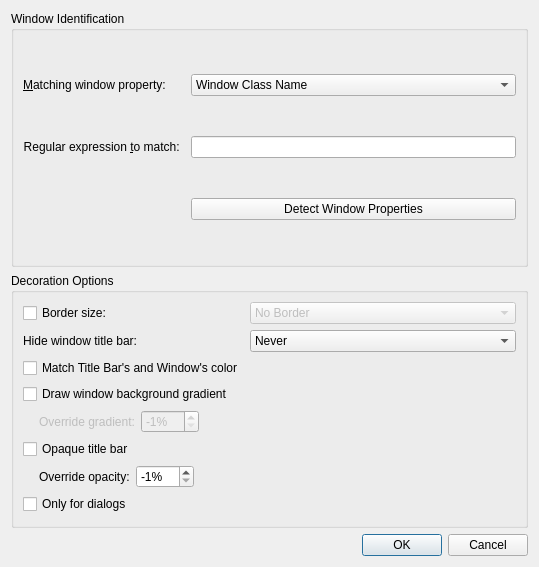
<?xml version="1.0" encoding="UTF-8"?>
<ui version="4.0">
 <class>BreezeExceptionDialog</class>
 <widget class="QDialog" name="BreezeExceptionDialog">
  <property name="geometry">
   <rect>
    <x>0</x>
    <y>0</y>
    <width>539</width>
    <height>567</height>
   </rect>
  </property>
  <property name="windowTitle">
   <string>Dialog</string>
  </property>
  <layout class="QVBoxLayout" name="verticalLayout">
   <item>
    <widget class="QGroupBox" name="groupBox">
     <property name="title">
      <string>Window Identification</string>
     </property>
     <layout class="QGridLayout" name="gridLayout_2">
      <item row="0" column="0" alignment="Qt::AlignLeft">
       <widget class="QLabel" name="label">
        <property name="text">
         <string>&amp;Matching window property: </string>
        </property>
        <property name="alignment">
         <set>Qt::AlignRight|Qt::AlignTrailing|Qt::AlignVCenter</set>
        </property>
        <property name="buddy">
         <cstring>exceptionType</cstring>
        </property>
       </widget>
      </item>
      <item row="1" column="0" alignment="Qt::AlignLeft">
       <widget class="QLabel" name="label_2">
        <property name="text">
         <string>Regular expression &amp;to match: </string>
        </property>
        <property name="alignment">
         <set>Qt::AlignRight|Qt::AlignTrailing|Qt::AlignVCenter</set>
        </property>
        <property name="buddy">
         <cstring>exceptionEditor</cstring>
        </property>
       </widget>
      </item>
      <item row="2" column="1" colspan="2">
       <widget class="QPushButton" name="detectDialogButton">
        <property name="text">
         <string>Detect Window Properties</string>
        </property>
       </widget>
      </item>
      <item row="1" column="1" colspan="2">
       <widget class="QLineEdit" name="exceptionEditor">
        <property name="showClearButton" stdset="0">
         <bool>true</bool>
        </property>
       </widget>
      </item>
      <item row="0" column="1" colspan="2">
       <widget class="QComboBox" name="exceptionType">
        <item>
         <property name="text">
          <string>Window Class Name</string>
         </property>
        </item>
        <item>
         <property name="text">
          <string>Window Title</string>
         </property>
        </item>
       </widget>
      </item>
     </layout>
    </widget>
   </item>
   <item>
    <widget class="QGroupBox" name="groupBox_2">
     <property name="title">
      <string>Decoration Options</string>
     </property>
     <layout class="QGridLayout" name="gridLayout_3">
      <item row="0" column="0">
       <widget class="QCheckBox" name="borderSizeCheckBox">
        <property name="text">
         <string>Border size:</string>
        </property>
       </widget>
      </item>
      <item row="0" column="1" colspan="2">
       <widget class="QComboBox" name="borderSizeComboBox">
        <property name="enabled">
         <bool>false</bool>
        </property>
        <item>
         <property name="text">
          <string comment="@item:inlistbox Border size:">No Border</string>
         </property>
        </item>
        <item>
         <property name="text">
          <string comment="@item:inlistbox Border size:">No Side Borders</string>
         </property>
        </item>
        <item>
         <property name="text">
          <string comment="@item:inlistbox Border size:">Tiny</string>
         </property>
        </item>
        <item>
         <property name="text">
          <string comment="@item:inlistbox Border size:">Normal</string>
         </property>
        </item>
        <item>
         <property name="text">
          <string comment="@item:inlistbox Border size:">Large</string>
         </property>
        </item>
        <item>
         <property name="text">
          <string comment="@item:inlistbox Border size:">Very Large</string>
         </property>
        </item>
        <item>
         <property name="text">
          <string comment="@item:inlistbox Border size:">Huge</string>
         </property>
        </item>
        <item>
         <property name="text">
          <string comment="@item:inlistbox Border size:">Very Huge</string>
         </property>
        </item>
        <item>
         <property name="text">
          <string comment="@item:inlistbox Border size:">Oversized</string>
         </property>
        </item>
       </widget>
      </item>
      <item row="7" column="0">
￼	       <widget class="QCheckBox" name="isDialog">
￼	        <property name="text">
￼	         <string>Only for dialogs</string>
￼	        </property>
￼	       </widget>
￼	      </item>
￼	      <!--<item row="7" column="0" colspan="2">
       <spacer name="verticalSpacer">
        <property name="orientation">
         <enum>Qt::Vertical</enum>
        </property>
        <property name="sizeHint" stdset="0">
         <size>
          <width>20</width>
          <height>40</height>
         </size>
        </property>
       </spacer>
      </item>-->
      <item row="1" column="0" alignment="Qt::AlignLeft">
         <widget class="QLabel" name="label_3">
           <property name="text">
             <string>Hide window title bar:</string>
           </property>
           <property name="alignment">
             <set>Qt::AlignRight|Qt::AlignTrailing|Qt::AlignVCenter</set>
           </property>
           <property name="buddy">
             <cstring>hideTitleBar</cstring>
           </property>
         </widget>
       </item>
       <item row="1" column="1" colspan="2">
         <widget class="QComboBox" name="hideTitleBar">
         <item>
          <property name="text">
           <string>Never</string>
          </property>
         </item>
         <item>
          <property name="text">
           <string>Maximized Windows</string>
          </property>
         </item>
         <item>
          <property name="text">
           <string>Always</string>
          </property>
         </item>
        </widget>
       </item>
      <item row="2" column="0">
       <widget class="QCheckBox" name="matchColorForTitleBar">
        <property name="text">
         <string>Match Title Bar's and Window's color</string>
        </property>
       </widget>
      </item>
      <item row="3" column="0">
       <widget class="QCheckBox" name="drawBackgroundGradient">
        <property name="text">
         <string>Draw window background gradient</string>
        </property>
       </widget>
      </item>
      <item row="4" column="0" colspan="2">
       <layout class="QHBoxLayout" name="horizontalLayout">
        <item>
         <spacer name="horizontalSpacer">
          <property name="orientation">
           <enum>Qt::Horizontal</enum>
          </property>
          <property name="sizeType">
           <enum>QSizePolicy::Fixed</enum>
          </property>
          <property name="sizeHint" stdset="0">
           <size>
            <width>16</width>
            <height>5</height>
           </size>
          </property>
         </spacer>
        </item>
        <item>
         <widget class="QLabel" name="gradientOverrideLabel">
          <property name="enabled">
           <bool>false</bool>
          </property>
          <property name="text">
           <string>Override gradient:</string>
          </property>
         </widget>
        </item>
        <item>
         <widget class="QSpinBox" name="gradientOverrideLabelSpinBox">
          <property name="enabled">
           <bool>false</bool>
          </property>
          <property name="suffix">
           <string>%</string>
          </property>
          <property name="minimum">
           <number>-1</number>
          </property>
          <property name="maximum">
           <number>100</number>
          </property>
          <property name="value">
           <number>-1</number>
          </property>
         </widget>
        </item>
        <item>
         <spacer name="horizontalSpacer_2">
          <property name="orientation">
           <enum>Qt::Horizontal</enum>
          </property>
          <property name="sizeHint" stdset="0">
           <size>
            <width>40</width>
            <height>20</height>
           </size>
          </property>
         </spacer>
        </item>
       </layout>
      </item>
      <item row="5" column="0">
       <widget class="QCheckBox" name="opaqueTitleBar">
        <property name="text">
         <string>Opaque title bar</string>
        </property>
       </widget>
      </item>
      <item row="6" column="0" colspan="2">
       <layout class="QHBoxLayout" name="horizontalLayout_2">
        <item>
         <spacer name="horizontalSpacer_3">
          <property name="orientation">
           <enum>Qt::Horizontal</enum>
          </property>
          <property name="sizeType">
           <enum>QSizePolicy::Fixed</enum>
          </property>
          <property name="sizeHint" stdset="0">
           <size>
            <width>16</width>
            <height>5</height>
           </size>
          </property>
         </spacer>
        </item>
        <item>
         <widget class="QLabel" name="opacityOverrideLabel">
          <property name="text">
           <string>Override opacity:</string>
          </property>
         </widget>
        </item>
        <item>
         <widget class="QSpinBox" name="opacityOverrideLabelSpinBox">
          <property name="suffix">
           <string>%</string>
          </property>
          <property name="minimum">
           <number>-1</number>
          </property>
          <property name="maximum">
           <number>100</number>
          </property>
          <property name="value">
           <number>-1</number>
          </property>
         </widget>
        </item>
        <item>
         <spacer name="horizontalSpacer_4">
          <property name="orientation">
           <enum>Qt::Horizontal</enum>
          </property>
          <property name="sizeHint" stdset="0">
           <size>
            <width>40</width>
            <height>20</height>
           </size>
          </property>
         </spacer>
        </item>
       </layout>
      </item>
     </layout>
    </widget>
   </item>
   <item>
    <widget class="QDialogButtonBox" name="buttonBox">
     <property name="orientation">
      <enum>Qt::Horizontal</enum>
     </property>
     <property name="standardButtons">
      <set>QDialogButtonBox::Cancel|QDialogButtonBox::Ok</set>
     </property>
    </widget>
   </item>
  </layout>
 </widget>
 <resources/>
 <connections>
  <connection>
   <sender>buttonBox</sender>
   <signal>accepted()</signal>
   <receiver>BreezeExceptionDialog</receiver>
   <slot>accept()</slot>
   <hints>
    <hint type="sourcelabel">
     <x>252</x>
     <y>342</y>
    </hint>
    <hint type="destinationlabel">
     <x>157</x>
     <y>274</y>
    </hint>
   </hints>
  </connection>
  <connection>
   <sender>buttonBox</sender>
   <signal>rejected()</signal>
   <receiver>BreezeExceptionDialog</receiver>
   <slot>reject()</slot>
   <hints>
    <hint type="sourcelabel">
     <x>320</x>
     <y>342</y>
    </hint>
    <hint type="destinationlabel">
     <x>286</x>
     <y>274</y>
    </hint>
   </hints>
  </connection>
  <connection>
   <sender>borderSizeCheckBox</sender>
   <signal>toggled(bool)</signal>
   <receiver>borderSizeComboBox</receiver>
   <slot>setEnabled(bool)</slot>
   <hints>
    <hint type="sourcelabel">
     <x>125</x>
     <y>162</y>
    </hint>
    <hint type="destinationlabel">
     <x>316</x>
     <y>163</y>
    </hint>
   </hints>
  </connection>
  <connection>
   <sender>drawBackgroundGradient</sender>
   <signal>toggled(bool)</signal>
   <receiver>gradientOverrideLabel</receiver>
   <slot>setEnabled(bool)</slot>
   <hints>
    <hint type="sourcelabel">
     <x>104</x>
     <y>202</y>
    </hint>
    <hint type="destinationlabel">
     <x>82</x>
     <y>229</y>
    </hint>
   </hints>
  </connection>
  <connection>
   <sender>drawBackgroundGradient</sender>
   <signal>toggled(bool)</signal>
   <receiver>gradientOverrideLabelSpinBox</receiver>
   <slot>setEnabled(bool)</slot>
   <hints>
    <hint type="sourcelabel">
     <x>104</x>
     <y>202</y>
    </hint>
    <hint type="destinationlabel">
     <x>166</x>
     <y>229</y>
    </hint>
   </hints>
  </connection>
  <connection>
   <sender>opaqueTitleBar</sender>
   <signal>toggled(bool)</signal>
   <receiver>opacityOverrideLabel</receiver>
   <slot>setDisabled(bool)</slot>
   <hints>
    <hint type="sourcelabel">
     <x>104</x>
     <y>202</y>
    </hint>
    <hint type="destinationlabel">
     <x>82</x>
     <y>229</y>
    </hint>
   </hints>
  </connection>
  <connection>
   <sender>opaqueTitleBar</sender>
   <signal>toggled(bool)</signal>
   <receiver>opacityOverrideLabelSpinBox</receiver>
   <slot>setDisabled(bool)</slot>
   <hints>
    <hint type="sourcelabel">
     <x>104</x>
     <y>202</y>
    </hint>
    <hint type="destinationlabel">
     <x>166</x>
     <y>229</y>
    </hint>
   </hints>
  </connection>
 </connections>
</ui>
